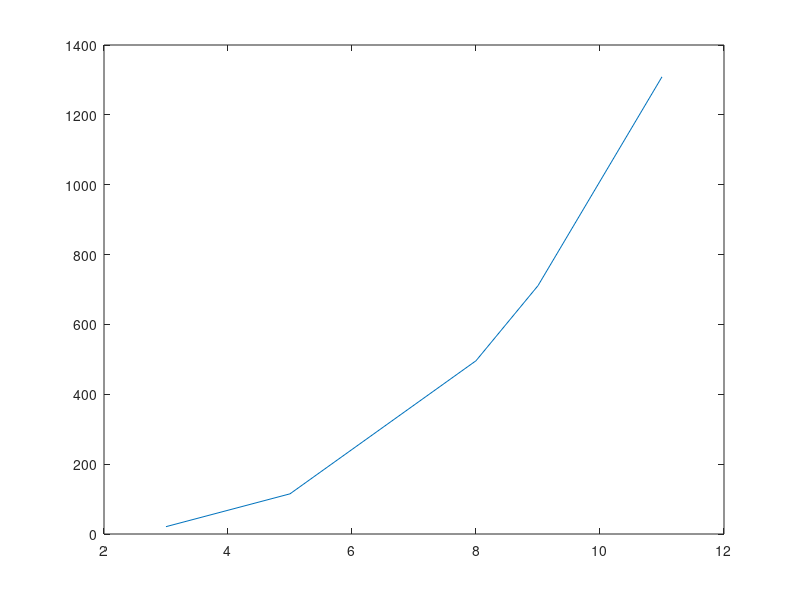
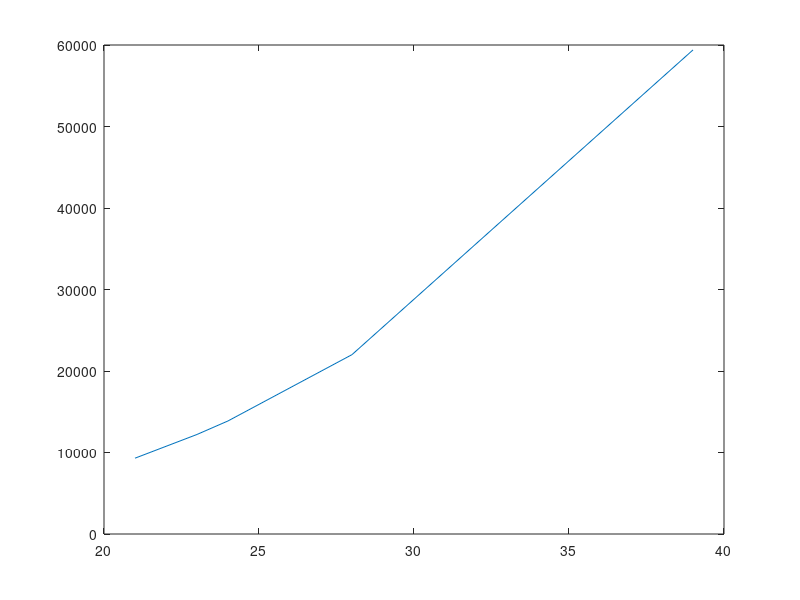

The MATLAB script that drew these images, in order:
clc;
clear;
clear all;
hepsi = [3,5,8,9,11,21,23,24,28,39];
a = fopen('grafik.dat','a+');
fprintf(a,'%d %d %d %d %d\n%d %d %d %d %d',hepsi);
fclose(a);
a = fopen ('grafik.dat','r');
for i=1:5
X(i)=fscanf(a,'%f',[1]);
end
for i=1:5
Y(i)=fscanf(a,'\n%f',[1]);
end
for i=1:5
f1(i) = X(i)^3-2*X(i);5
f2(i)= Y(i)^3+2*Y(i);
end
figure(1)
plot(X,f1)
figure(2)
plot(Y,f2);